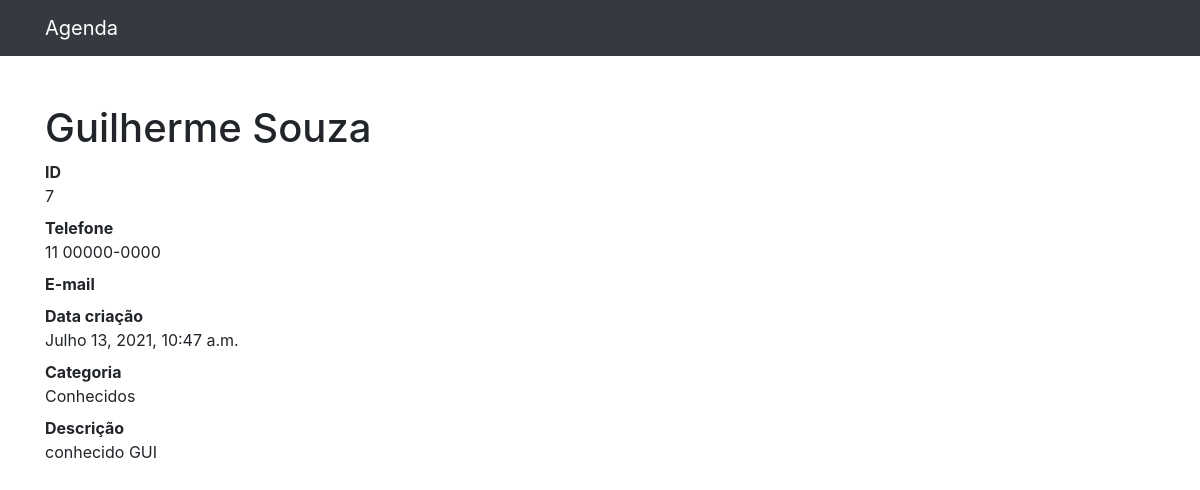
/7, run on the app's committed database.
### contatos/models.py (models this page shows, shortened)
class Contato(models.Model):
    nome = models.CharField(max_length=255)
    sobrenome = models.CharField(max_length=255, blank=True)
    telefone = models.CharField(max_length=255)
    email = models.CharField(max_length=255, blank=True)
    data_criacao = models.DateTimeField(default=timezone.now)
    descricao = models.TextField(blank=True)
    categoria = models.ForeignKey(Categoria, on_delete=models.DO_NOTHING)

class Categoria(models.Model):
    nome = models.CharField(max_length=255)
    def __str__(self):
        return self.nome

### contatos/views.py (the view)
# urls.py: path('<int:contato_id>', views.ver_contato, name='ver_contato'),
def ver_contato(request, contato_id):
    contato = Contato.objects.get(id=contato_id)
    return render(request, 'contatos/ver_contato.html', {
        'contato': contato
    })

### contatos/templates/contatos/ver_contato.html (shortened to what this page needs)
{% extends 'base.html' %}
{%block 'conteudo'%}
<h1 class="mt-5">{{ contato.nome }} {{ contato.sobrenome }}</h1>
<dl>
    <dt>ID</dt>
    <dd>{{ contato.id }}</dd>
    <dt>Telefone</dt>
    <dd>{{ contato.telefone }}</dd>
    <dt>E-mail</dt>
    <dt>Data criação</dt>
    <dd>{{ contato.data_criacao }}</dd>
    <dt>Categoria</dt>
    <dd>{{ contato.categoria }}</dd>
    <dt>Descrição</dt>
    <dd>
        {{ contato.descricao }}
    </dd>
</dl>
{%endblock%}

### data on the page
Contato: nome "Guilherme", sobrenome "Souza", id "7", telefone "11 00000-0000", data_criacao "Julho 13, 2021, 10:47 a.m.", categoria "Conhecidos", descricao "conhecido GUI"
